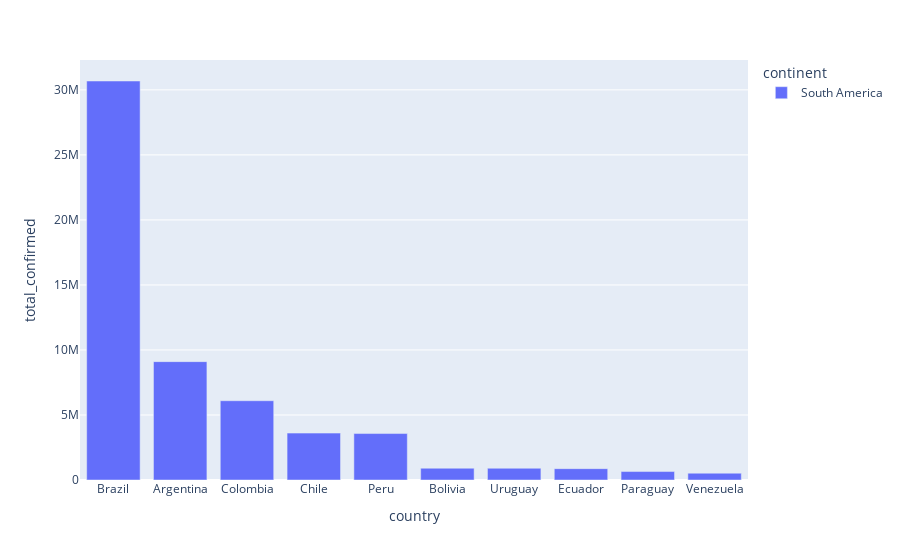

Write notebook code for a chart like this one.
### Code cell
sorted_summary_sa

fig = px.bar(
    sorted_summary_sa.head(10),
    x ='country',
    y = 'total_confirmed',
    color='continent'
)

fig.show()

### Figure 1 — Plotly figure (JSON) as saved in the notebook; plotly's stock layout.template omitted (floating-point values rounded to 4 significant figures)
{"data": [{"hovertemplate": "continent=South America<br>country=%{x}<br>total_confirmed=%{y}<extra></extra>", "legendgroup": "South America", "marker": {"color": "#636efa", "pattern": {"shape": ""}}, "name": "South America", "orientation": "v", "showlegend": true, "textposition": "auto", "type": "bar", "x": ["Brazil", "Argentina", "Colombia", "Chile", "Peru", "Bolivia", "Uruguay", "Ecuador", "Paraguay", "Venezuela"], "xaxis": "x", "y": [30682094, 9101319, 6095316, 3605522, 3571919, 906146, 902540, 872268, 649718, 522921], "yaxis": "y"}], "layout": {"barmode": "relative", "legend": {"title": {"text": "continent"}, "tracegroupgap": 0}, "margin": {"t": 60}, "xaxis": {"anchor": "y", "domain": [0, 1], "title": {"text": "country"}}, "yaxis": {"anchor": "x", "domain": [0, 1], "title": {"text": "total_confirmed"}}}}
